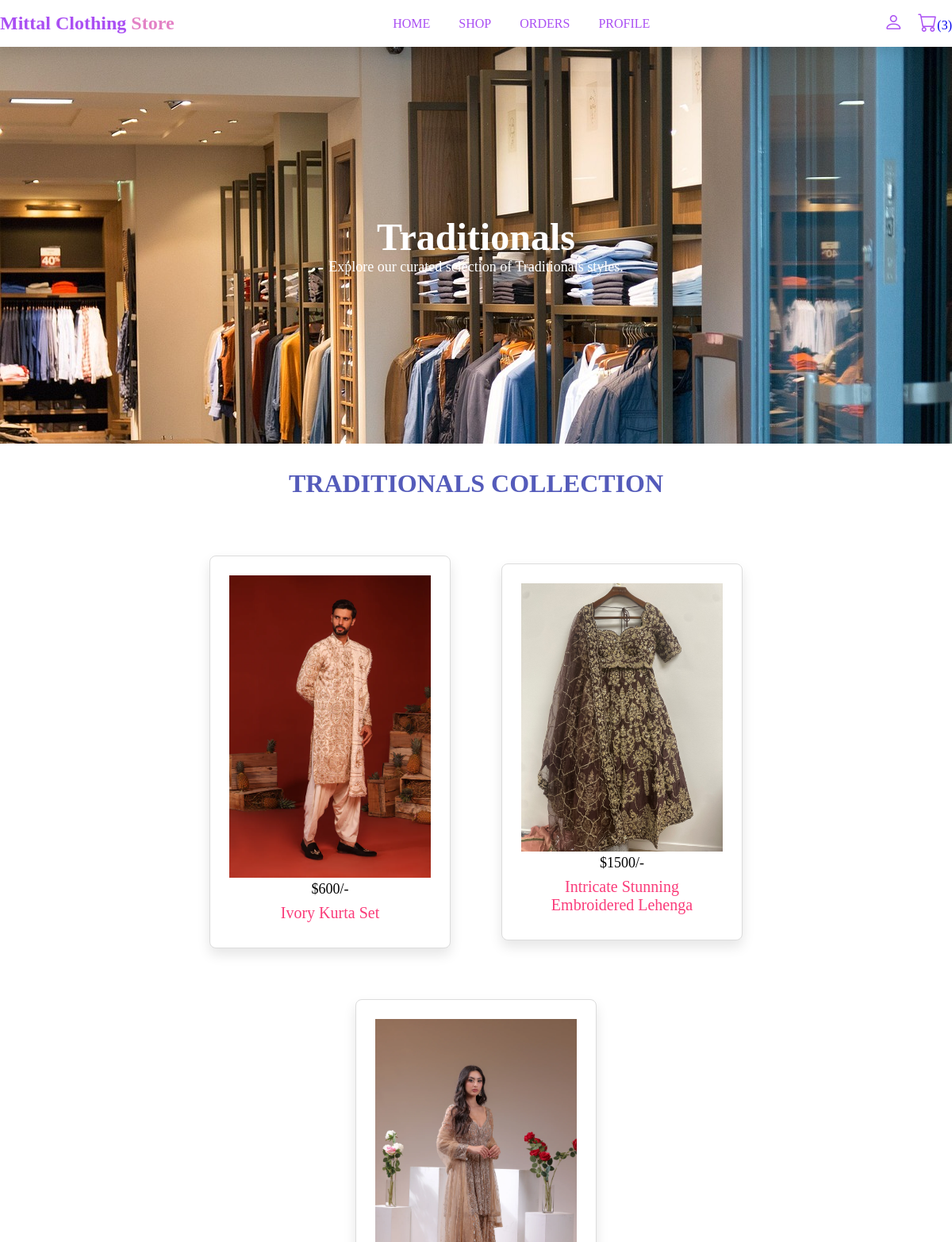
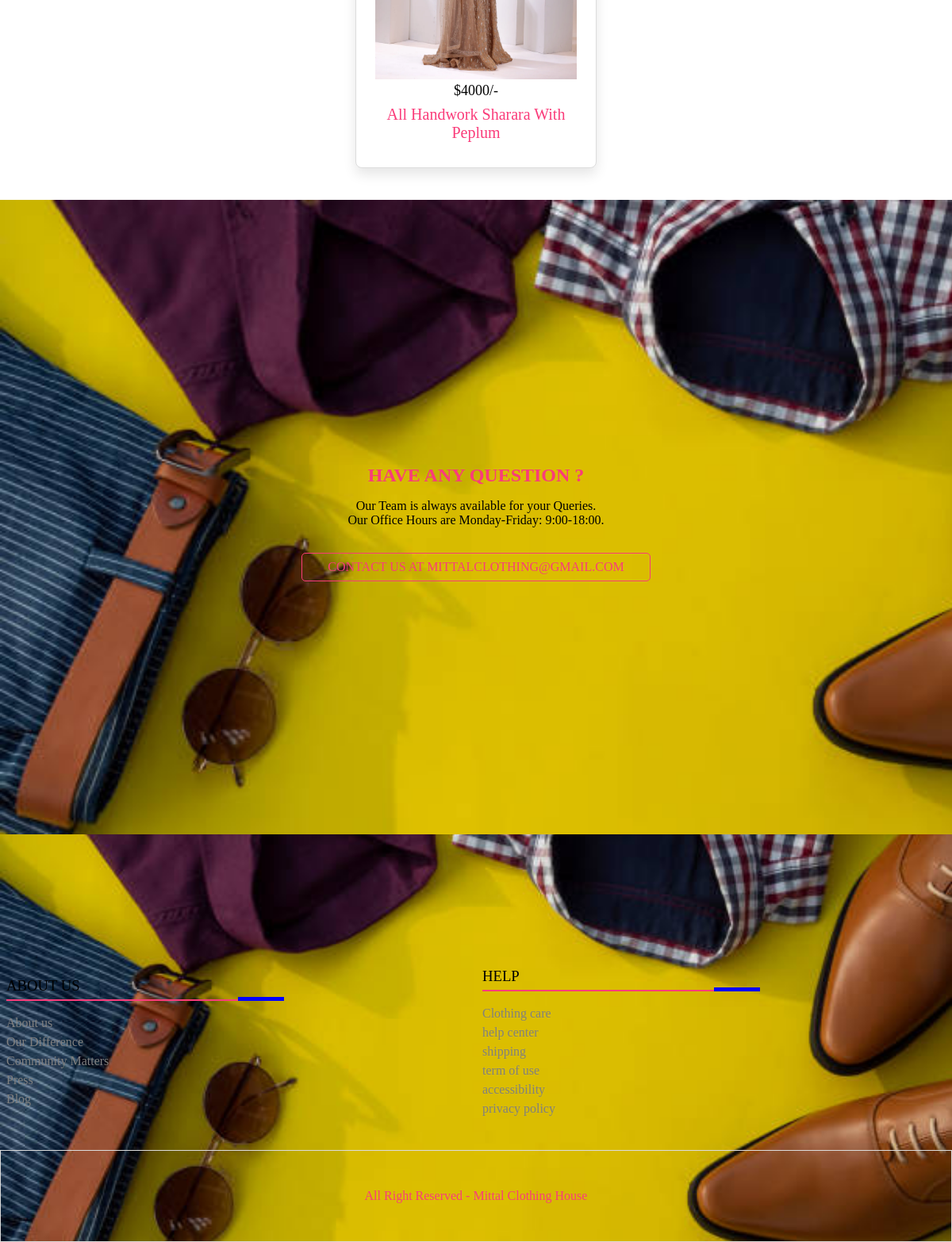
/category.php?category=Traditionals (signed in), run on the app's committed database (2 pictures, top to bottom).
### tables this page shows
CREATE TABLE `products` (
  `id` int(100) NOT NULL,
  `name` varchar(100) NOT NULL,
  `price` varchar(100) NOT NULL,
  `product_detail` varchar(1000) NOT NULL,
  `image` varchar(255) NOT NULL,
  `category` varchar(100) DEFAULT NULL
);

### category.php (the view, shortened to what this page needs)
<?php
$category = isset($_GET['category']) ? $_GET['category'] : '';
?>
<!DOCTYPE html>
<html lang="en">
<head>
    <link rel="stylesheet" href="https://cdn.jsdelivr.net/npm/bootstrap-icons@1.10.2/font/bootstrap-icons.css">
	<link rel="stylesheet" type= "text/css" href="main.css">
</head>
<body>
<?php include 'header.php'; ?>
<div class="banner">
    <h1><?php echo $category; ?></h1>
    <p>Explore our curated selection of <?php echo $category; ?> styles.</p>
</div>
<div class="shop">
    <h1 class="title"><?php echo $category; ?> Collection</h1>
    <div class="box-container">
        <?php
        $select_products = mysqli_query($conn, "SELECT * FROM `products` WHERE category='$category'") or die('query failed');
        if(mysqli_num_rows($select_products)>0){
            while($fetch_products=mysqli_fetch_assoc($select_products)){
        ?>
        <form action="" method="post" class="box">
            <img src="image/<?php echo $fetch_products['image']; ?>">
            <div class="price">$<?php echo $fetch_products['price']; ?>/-</div>
            <div class="name"><?php echo $fetch_products['name']; ?></div>
        </form>
        <?php
            }
        }else{
            echo '<p class="empty">No products found in this category!</p>';
        }
        ?>
    </div>
</div>
<?php include 'footer.php'; ?>
</body>
</html>

### main.css (style rules this page uses)
* { margin: 0; padding: 0; box-sizing: border-box; }
:root { --white-alfa-40: rgba(255, 255, 255, 0.40); --white-alpha-25: rgba(255, 255, 255, 0.25); --backdrop-filter-blur: blur(5px); --pink: #fa3c7a; --purple: #aa4ff3; --box-shadow: 0 .5rem 1rem rgba(0, 0, 0, 0.1); }
.title { text-transform: uppercase; color: var(--pink); text-align: center; margin: 1rem 0; }
.box-container { padding: 2% 8%; display: grid; grid-template-columns: repeat(auto-fit,minmax(18rem,1fr)); justify-content: center; align-items: center; }
.box-container .box { box-shadow: var(--box-shadow); padding: 1rem; background: var(--white-alpha-25); border: 2px solid var(--white-alpha-40); margin: 1rem; text-align: center; border-radius: 5px; }
.title { text-align: center; text-transform: uppercase; margin: 2rem 0; color: #545bba; }
.box { cursor: pointer; transition: transform 0.2s ease; }
.shop .box { position: relative; }
.price { font-size: 18px; }
.name { font-size: 20px; color: var(--pink); margin: .5rem; text-transform: capitalize; }
.shop img { width: 100%; }
.banner, .banner-2 { width: 100%; height: 500px; background-image: url('img/slider0.jpg'); display: flex; flex-direction: column; justify-content: center; align-items: center; color: #fff; }
.banner h1 { font-size: 3rem; position: relative; text-transform: capitalize; }
.banner p { font-size: 18px; }
.box-container { display: flex; flex-wrap: wrap; justify-content: center; gap: 2rem; }
.shop .box, .cart .box { flex: 0 0 calc(33.333% - 2rem); max-width: 350px; background: #fff; padding: 1.5rem; border: 1px solid gainsboro; box-shadow: var(--box-shadow); text-align: center; border-radius: 0.5rem; }

### data on the page
products: image (picture), price "600", name "Ivory Kurta Set"
products: image (picture), price "1500", name "Intricate Stunning Embroidered Lehenga"
products: image (picture), price "4000", name "All Handwork Sharara With Peplum"

### other printed values
$cart_num_rows "3"
$category "Traditionals"
$category "TRADITIONALS"
